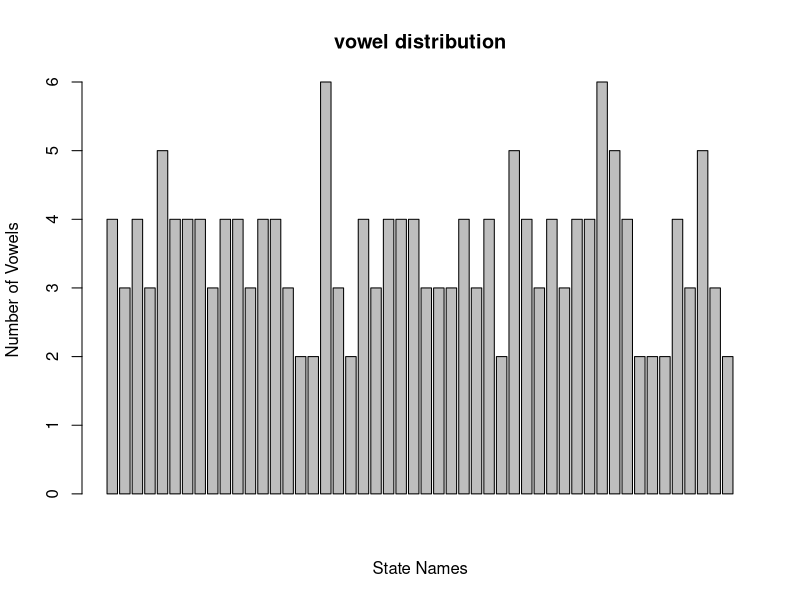

Here is the R script that generated this plot:
stNms<-rownames(USArrests)

getVowelCnt<- function(x) {
  vCnt = 0
  for ( i in 1:nchar(x)) {
    px <- isVowel(substr(x,i,i)) 
    if (px == TRUE )  {
      vCnt <- vCnt + 1
    }
  }
   print(paste(x , vCnt ))
  return(vCnt)
}

isVowel <- function(vchr) {
  gRes<-grep (pattern = vchr,x="aeiou",ignore.case = T)
  if (length(gRes) > 0 ){
    isVowel = TRUE
  }else{
    isVowel = FALSE
  }
  return (isVowel)
}

l <- as.numeric(lapply(stNms,function(x) getVowelCnt(x)))

# Visualize the vowels distribution.

barplot(l,main ="vowel distribution",xlab="State Names", ylab="Number of Vowels")
